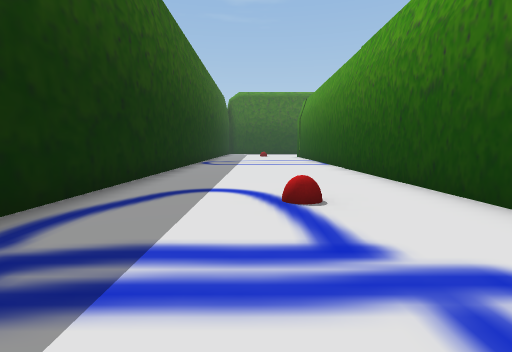
view 1 (above)

24 first-person views from a walk through a scene from a Unity 3-D project. The camera is 1.4 m above the floor, tilts 6° down and sees 85° across. The floor is counted in squares, 2 m on a side. Each view is taken from the middle of a square. On the plan, view 1 faces up. The plan holds only what a view shows up to about 9 squares ahead; the rest is blank. The place goes on beyond the plan. The player is left out. Some animated figures are left out.

view 2
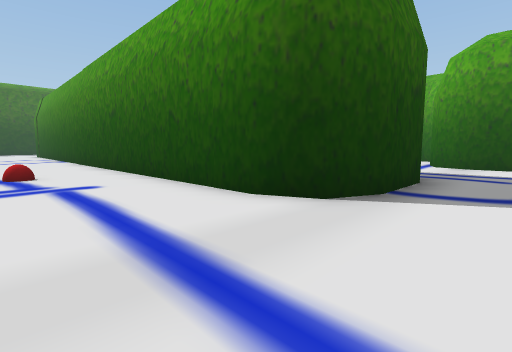

view 3
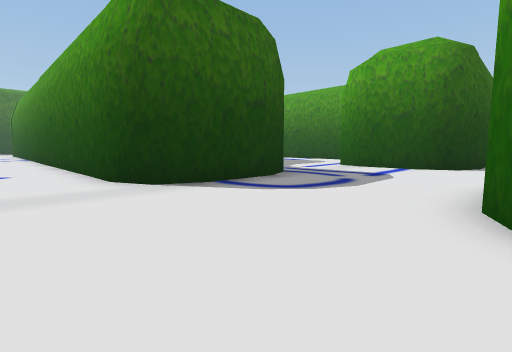

view 4
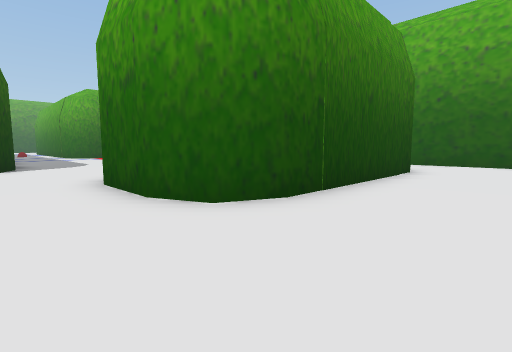

view 5
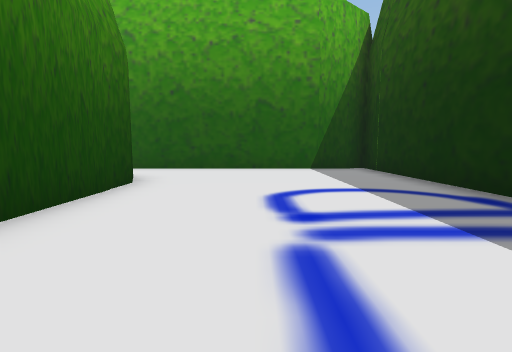

view 6
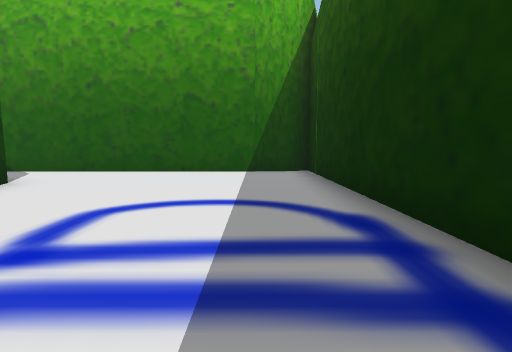

view 7
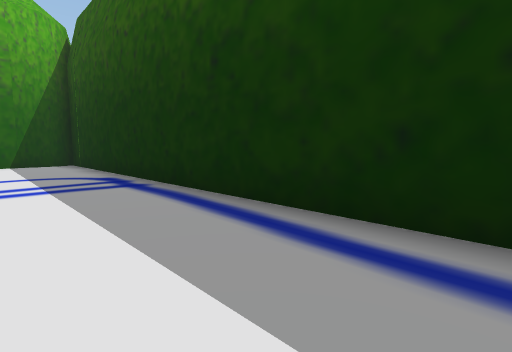

view 8
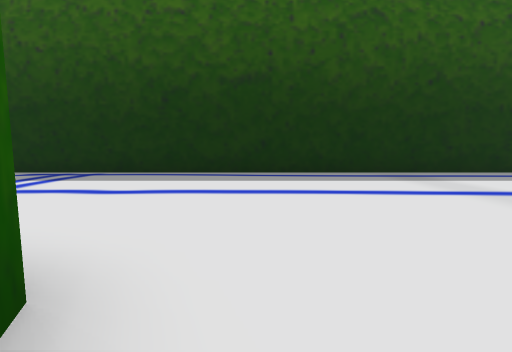

view 9
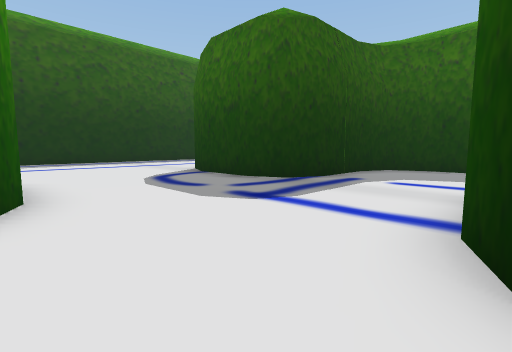

view 10
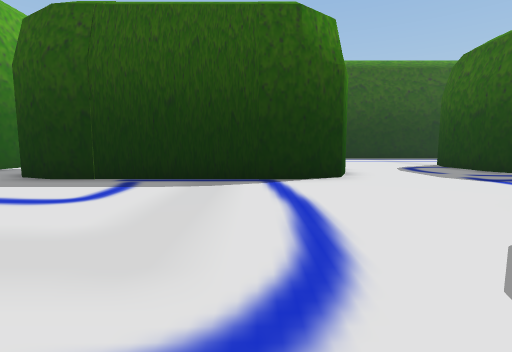

view 11
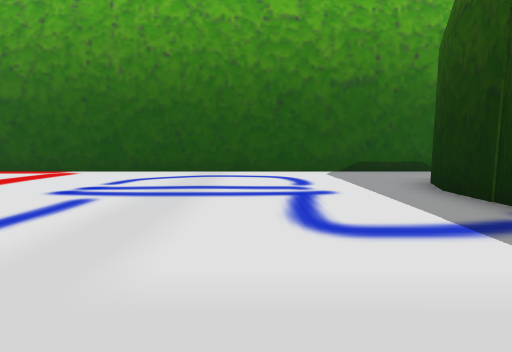

view 12
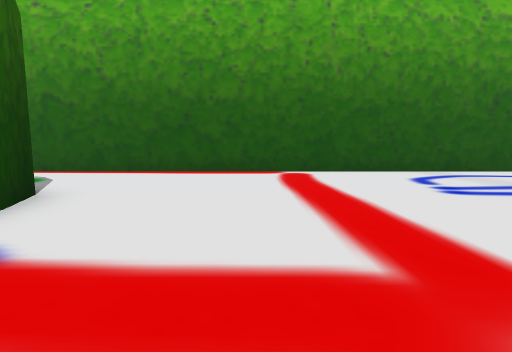

view 13
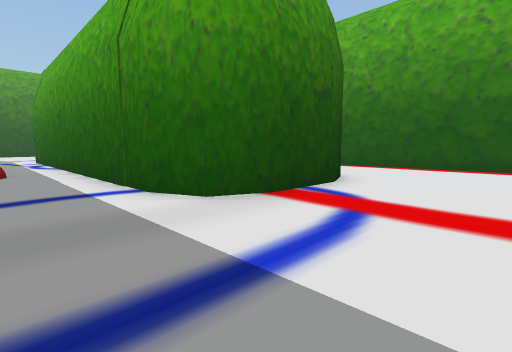

view 14
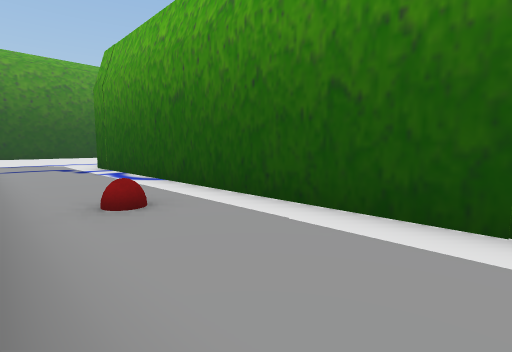

view 15
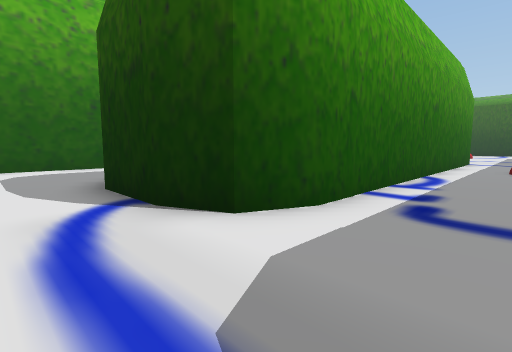

view 16
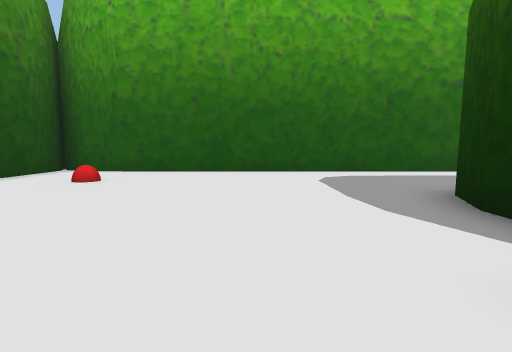

view 17
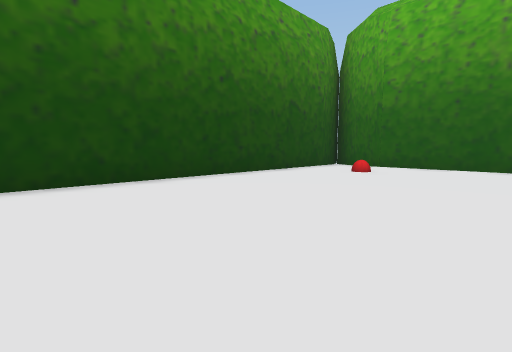

view 18
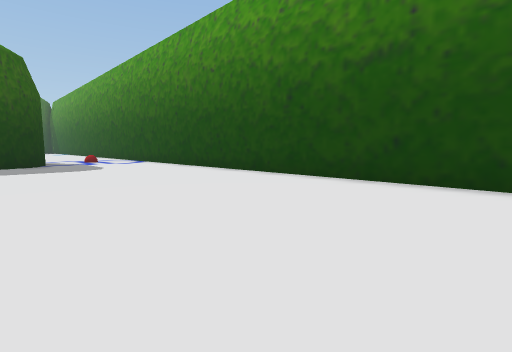

view 19
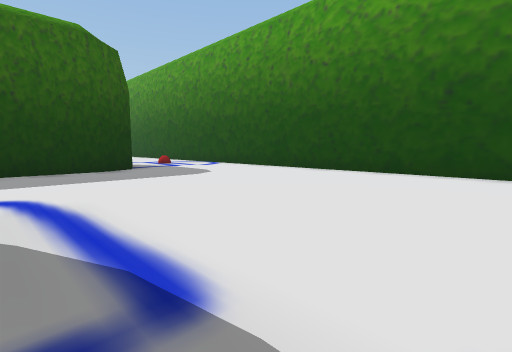

view 20
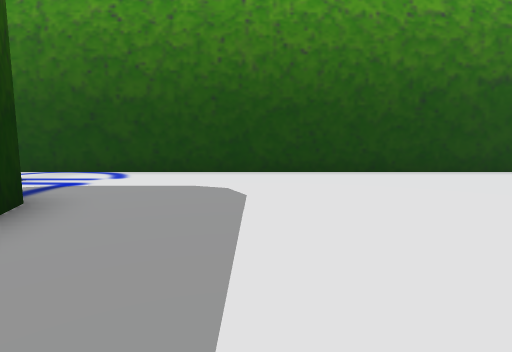

view 21
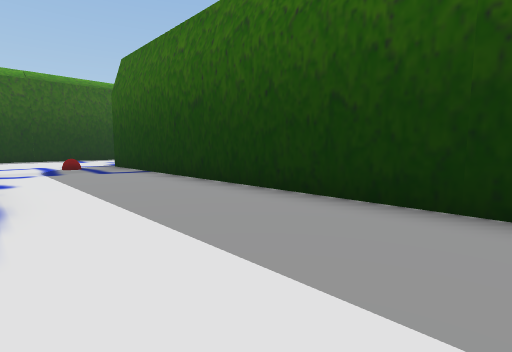

view 22
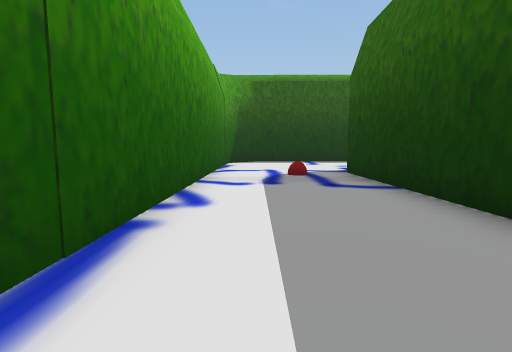

view 23
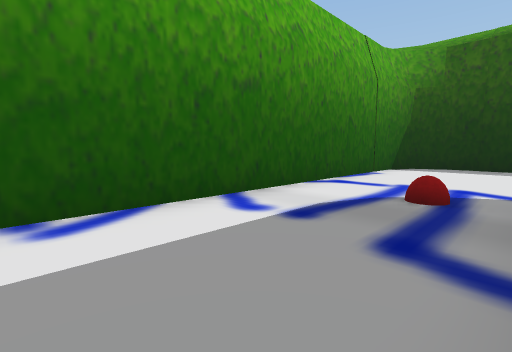

view 24
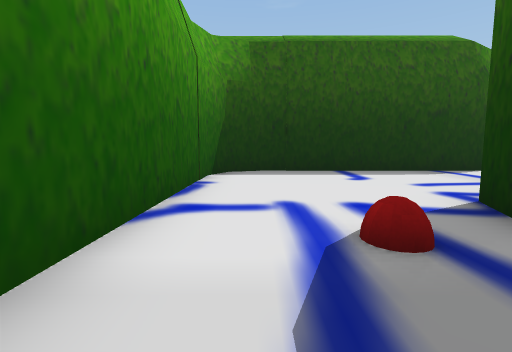

### Floor plan
Points are (right, up) in squares from view 1. A wall is a line through its corners. A room is listed if a view was taken in it or the views show most of it. See-through windows are left out.
Room 1 (views 1, 2, 3, 4, 5, 6, 7, 8, 9, 10, 11, 12, 13)
walls: (11.1, -5.5) (10.6, -4.4) (10.6, -2.6) (10.9, -2); (12.1, -5.7) (11, -5.3); (12.6, -5.8) (12, -5.8); (9.8, 2.1) (8.9, 2.1) (7.9, 1.7) (7.5, 0.7) (7.5, -1) (7.1, -2) (6.1, -2.4) (4.2, -2.4) (3.3, -2) (2.9, -1.1) (2.9, 9.1); (3.8, -14.4) (3.4, -13.3) (3.4, -8) (3.8, -7) (4.8, -6.6) (6.6, -6.6) (7.6, -7) (8, -8) (8, -13.4) (7.6, -14.4); (-2.6, 1) (-2.6, -17.2) (-1.8, -16.9) (19.4, -16.9); (20.2, -13.1) (19.8, -12.1) (19.8, -10.2) (20.2, -9.2) (21.3, -8.8); (-2.6, 9) (-2.6, 2.6)
ways out: opening at (20.3, -15) to room 2; opening at (21, -7) to room 2
Room 2 (views 14, 15, 16, 17, 18, 19, 20, 21, 22, 23, 24)
walls: (37.4, 2.9) (36.5, 2.5) (25.4, 2.5) (24.4, 2.9); (21.3, -8.8) (32.2, -8.8) (33.1, -9.2) (33.5, -10.2) (33.5, -12) (33.1, -13.1); (19.9, 6.5) (19.9, 0.1) (20.2, -0.8) (21.3, -1.2) (31.7, -1.2); (30.2, -16.9) (40.7, -16.9) (41.8, -17.4); (19.4, -16.9) (23.4, -16.9); (41.7, -17.1) (41.7, 6.5)
ways out: opening at (20.3, -15) to room 1; opening at (21, -7) to room 1

Where each view was taken, in squares from view 1:
view 1: 0 up, 0 right, facing up
view 2: 4 down, 0 right, facing up-right
view 3: 7 down, 1 right, facing up-right
view 4: 5 down, 1 right, facing down-right
view 5: 8 down, 1 right, facing down
view 6: 9 down, 1 left, facing down
view 7: 5 down, 0 right, facing down-left
view 8: 6 down, 5 right, facing left
view 9: 7 down, 11 right, facing up-left
view 10: 9 down, 14 right, facing left
view 11: 9 down, 11 right, facing down
view 12: 9 down, 17 right, facing down
view 13: 7 down, 17 right, facing down-right
view 14: 6 down, 22 right, facing down-right
view 15: 7 down, 35 right, facing down-left
view 16: 9 down, 36 right, facing down
view 17: 7 down, 36 right, facing down-right
view 18: 9 down, 36 right, facing up-right
view 19: 6 down, 34 right, facing up-right
view 20: 0 up, 34 right, facing right
view 21: 1 down, 36 right, facing up-left
view 22: 0 up, 33 right, facing left
view 23: 2 up, 30 right, facing down-left
view 24: 0 up, 28 right, facing left
